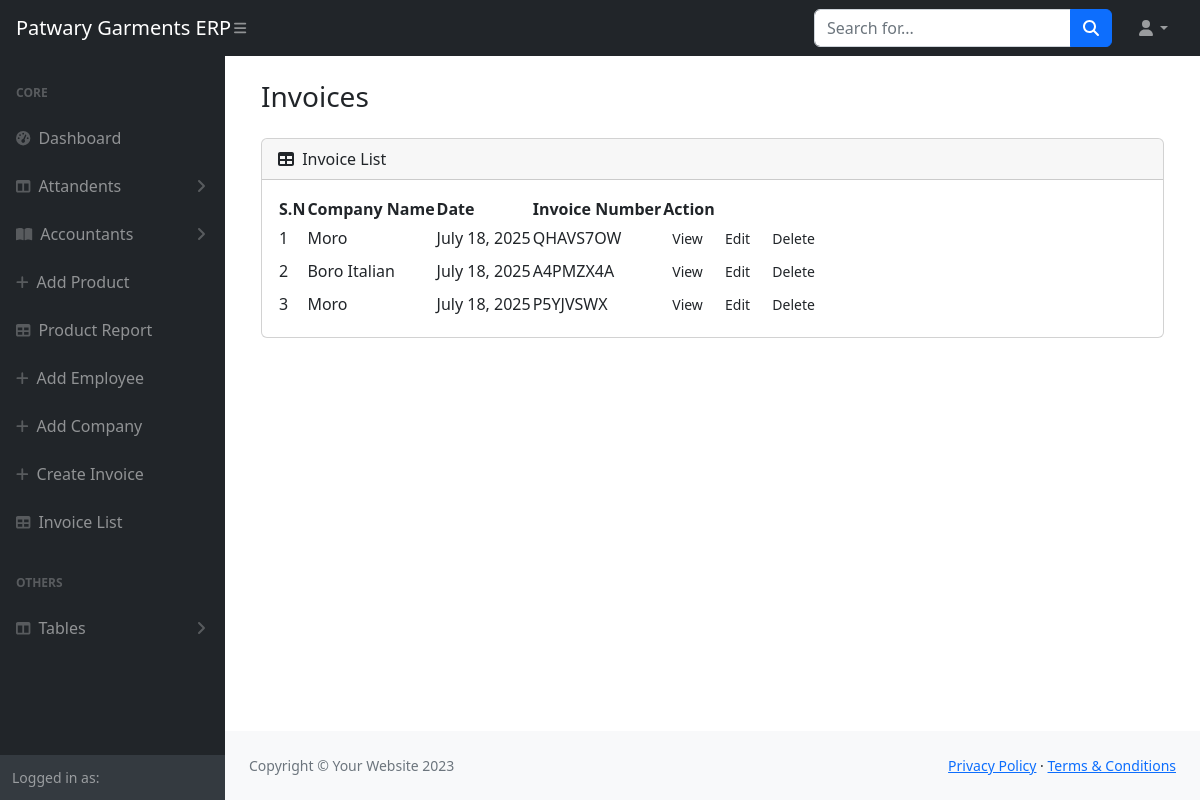
The app's page /invoice-list/, older data.
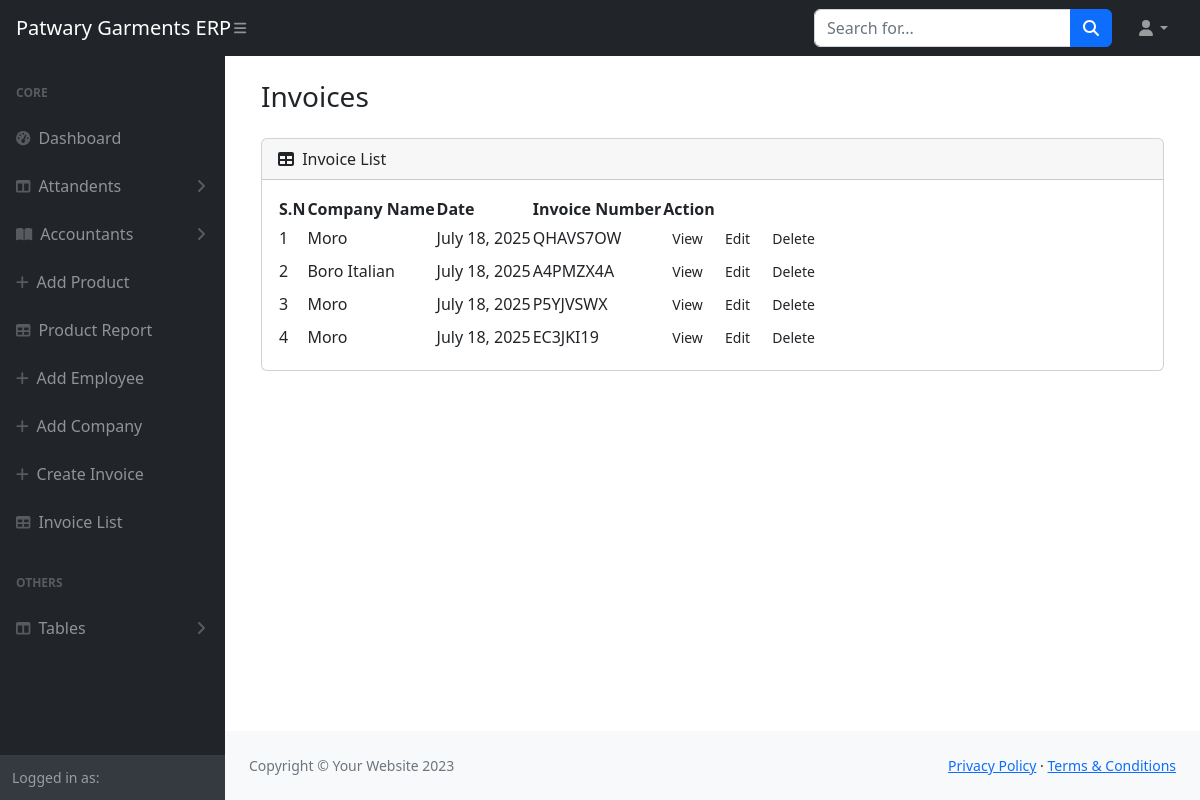
The same page, newer data.
### core/models.py (models this page shows, shortened)
class Invoice(models.Model):
    company = models.ForeignKey(Companies, on_delete=models.CASCADE)
    date = models.DateField()
    invoice_number = models.CharField(max_length=100, unique=True)

class Companies(models.Model):
    name = models.CharField(max_length=300)
    address = models.CharField(max_length=300)
    phone_num= models.CharField(max_length=300)

### core/views.py (the view)
# urls.py: path('invoice-list/', invoice_list, name='invoice_list'),
def invoice_list(request):
    invoices = Invoice.objects.all()
    return render(request, 'core/invoice_list.html', {'invoices': invoices})

### core/templates/core/invoice_list.html (shortened to what this page needs)
{% extends "base/base.html" %} {% load static %}  {% block body %}
<main>
  <div class="container">
    <div class="row justify-content-center p-4">
      <div class="col-12">
        <div class="row mb-3">
          <div class="col-12">
            <h3>Invoices</h3>
          </div>
        </div>
        <div class="row">
          <div class="col-12">
            <div class="card mb-3">
              <div class="card-header">
                <i class="fas fa-table me-1"></i>
                Invoice List
              </div>
              <div class="card-body">
                <table id="datatablesSimple">
                  <thead>
                    <tr>
                      <th>S.N</th>
                      <th>Company Name</th>
                      <th>Date</th>
                      <th>Invoice Number</th>
                      <th>Action</th>
                    </tr>
                  </thead>
                  <tbody>
                    {% for invoice in invoices %}
                    <tr>
                      <td>{{ forloop.counter }}</td>
                      <td> {{invoice.company.name}} </td>
                      <td>{{invoice.date}}</td>
                      <td>{{invoice.invoice_number}}</td>
                      <td>
                        <a class="btn btn-sm" href="{% url 'invoice_detail' invoice.id %}">View</a>
                        <a class="btn btn-sm" href="">Edit</a>
                        <a class="btn btn-sm" href="">Delete</a>
                      </td>
                    </tr>
                    {% endfor %}
                  </tbody>
                </table>
              </div>
            </div>
          </div>
        </div>
      </div>
    </div>
  </div>
</main>
{% endblock body %}

Row changes from the older to the newer data that the page shows:
added Invoice: company.name "Moro", date "July 18, 2025", invoice_number "EC3JKI19"
